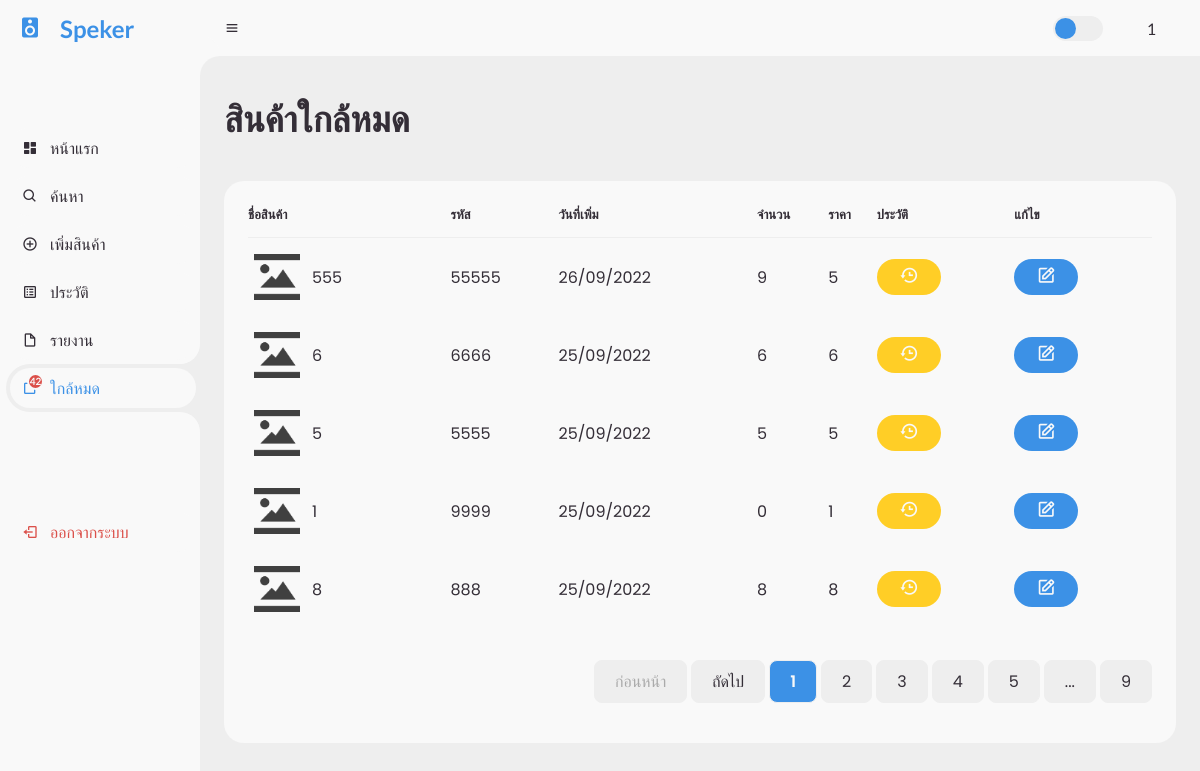
The page /stock.php (signed in) on the database its author committed.
### tables this page shows
CREATE TABLE `product` (
  `id` int(11) NOT NULL,
  `code` varchar(5) NOT NULL,
  `name` varchar(255) NOT NULL,
  `stock` int(11) NOT NULL,
  `price` decimal(10,0) NOT NULL,
  `detail` varchar(1000) NOT NULL,
  `image_path` varchar(255) NOT NULL,
  `create_date` datetime NOT NULL DEFAULT current_timestamp()
);

### function/notify.php (called while the page is built)
<?php
  include('./config/connect.php');
  $sql11 = "SELECT * FROM setting";
  $query11 = mysqli_query($connect, $sql11);
  $rows11 = mysqli_num_rows($query11);
  $notify11 = 10;
  if ($rows11 < 1){
    $sql11 = "INSERT INTO setting (notify) VALUES ($notify11)";
    $query11 = mysqli_query($connect, $sql11);
  } else {
    $data11 = mysqli_fetch_assoc($query11);
    $notify11 = $data11['notify'];
  }
  $sql11 = "SELECT COUNT(*) as total FROM product WHERE product.stock <= $notify11";
  $query11 = mysqli_query($connect, $sql11);
  $data11 = mysqli_fetch_assoc($query11);
  $stock11 = $data11['total'];
?>

### stock.php (the view, shortened to what this page needs)
<?php
  include('./config/connect.php');
  include('./function/notify.php');
  $id = $_SESSION['id'];
  if (!$id) {
    header( "location: login.php" );
    exit(0);
  } else {
    $username = $_SESSION['username'];
  }
  $perpage = 5;
  $page = 1;
  if (isset($_GET['page'])) {
    $page = $_GET['page'];
  } else {
    $page = 1;
  }
  $start = ($page - 1) * $perpage;
  $sql = "SELECT * FROM product WHERE product.stock <= $notify11 ORDER BY product.create_date DESC limit $start,$perpage";
  $query = mysqli_query($connect, $sql);
  $sql2 = "SELECT COUNT(*) as total FROM product WHERE product.stock <= $notify11";
  $query2 = mysqli_query($connect, $sql2);
  $data2 = mysqli_fetch_assoc($query2);
  $total_page = ceil($data2['total'] / $perpage);
?>
<!DOCTYPE html>
<html lang="en">
<head>
  <link href="https://unpkg.com/boxicons@2.0.9/css/boxicons.min.css" rel="stylesheet" />
  <link rel="stylesheet" href="./css/style.css" />
</head>
<body>
  <section id="sidebar">
    <a href="index.php" class="brand">
      <i class="bx bxs-speaker"></i>
      <span class="text">Speker</span>
    </a>
    <ul class="side-menu top">
      <li>
        <a href="index.php">
          <i class="bx bxs-dashboard"></i>
          <span class="text">หน้าแรก</span>
        </a>
      </li>
      <li>
        <a href="search.php">
          <i class="bx bx-search"></i>
          <span class="text">ค้นหา</span>
        </a>
      </li>
      <li>
        <a href="add.php">
          <i class="bx bx-plus-circle"></i>
          <span class="text">เพิ่มสินค้า</span>
        </a>
      </li>
      <li>
        <a href="log.php">
          <i class='bx bx-spreadsheet'></i>
          <span class="text">ประวัติ</span>
        </a>
      </li>
      <li>
        <a href="report.php">
          <i class='bx bx-file-blank'></i>
          <span class="text">รายงาน</span>
        </a>
      </li>
      <li class="active">
        <a href="stock.php" style="position: relative;">
          <span class="text">ใกล้หมด</span>
          <?php
            if ($stock11 > 0) {
              echo "<span class='notify'>$stock11</span>";
            }
          ?>
        </a>
      </li>
    </ul>
    <ul class="side-menu">
      <li>
      </li>
      <li>
        <a href="logout.php" class="logout">
          <i class="bx bx-log-out"></i>
          <span class="text">ออกจากระบบ</span>
        </a>
      </li>
    </ul>
  </section>
  <section id="content">
    <nav>
      <div class="menu">
        <i class="bx bx-menu"></i>
      </div>
      <label for="switch-mode" class="switch-mode"></label>
      <a href="profile.php" class="profile">
        <?php echo $username; ?>
      </a>
    </nav>
    <main>
      <div class="head-title">
        <div class="left">
          <h1>สินค้าใกล้หมด</h1>
        </div>
      </div>
      <div class="table-data">
        <div class="order">
          <table>
            <thead>
              <tr>
                <th>ชื่อสินค้า</th>
                <th>รหัส</th>
                <th>วันที่เพิ่ม</th>
                <th>จำนวน</th>
                <th>ราคา</th>
                <th>ประวัติ</th>
                <th>แก้ไข</th>
              </tr>
            </thead>
            <tbody>
              <?php
                while ($data = mysqli_fetch_array($query)) {
              ?>
              <tr>
                <td>
                  <?php if ($data['image_path']) {
                    echo "<img src ='$data[image_path]'/>";
                  } else {
                    echo "<img src ='./img/default/default.png' />";
                  }
                  ?>
                  <p><?php echo "$data[name]"; ?></p>
                </td>
                <td><?php echo "$data[code]"; ?></td>
                <td>
                  <?php
                    $date = date('d/m/Y', strtotime($data["create_date"]));
                    echo "$date";
                  ?>
                </td>
                <td><?php echo "$data[stock]"; ?></td>
                <td><?php echo "$data[price]"; ?></td>
                <td>
                  <?php echo "<a href='log_product.php?id=$data[id]' class='process'><i class='bx bx-history'></i></i></a>"; ?>
                </td>
                <td>
                  <?php echo "<a href='edit.php?id=$data[id]' class='completed'><i class='bx bx-edit'></i></a>"; ?>
                </td>
              </tr>
              <?php } ?>
            </tbody>
          </table>
          <div>
            <ul class="page">
              <?php
                if ($page == 1 ) {
                  echo "<a href='#' class='disabled'><li>ก่อนหน้า</li></a>";
                } else {
                  $pervious = $page - 1;
                  echo "<a href='stock.php?page=$pervious'><li>ก่อนหน้า</li></a>";
                }
                if ($page == $total_page ) {
                  echo "<a href='#' class='disabled'><li>ถัดไป</li></a>";
                } else {
                  $next = $page + 1;
                  echo "<a href='stock.php?page=$next'><li>ถัดไป</li></a>";
                }
                $page_pervious = $page - 1;
                $page_next = $page + 1;
                $page_last = $total_page - $page;
                if ($total_page < 7) {
                  for ($i = 1 ; $i <= $total_page; $i++) {
                    if ($i == $page) {
                      echo "<a href='stock.php?page=$i' class='active'><li>$i</li></a>";
                    } else {
                      echo "<a href='stock.php?page=$i'><li>$i</li></a>";
                    }
                  }
                } else {
                  $p = 1;
                  if ($page == $p) {
                    echo "<a href='stock.php?page=$p' class='active'><li>$p</li></a>";
                  } else {
                    echo "<a href='stock.php?page=$p'><li>$p</li></a>";
                  }
                  $p = 2;
                  if ($page >= 4) {
                    echo "<a href='#'><li>...</li></a>";
                  } else {
                    if ($page == $p) {
                      echo "<a href='stock.php?page=$p' class='active'><li>$p</li></a>";
                    } else {
                      echo "<a href='stock.php?page=$p'><li>$p</li></a>";
                    }
                  }
                  $p = 3;
                  if ($page >= 4 && $page_last > 2) {
                    echo "<a href='stock.php?page=$page_pervious'><li>$page_pervious</li></a>";
                  } else if ($page >= 4 && $page_last <= 2) {
                    $p = $total_page - 4;
                    echo "<a href='index.php?page=$p'><li>$p</li></a>";
                  } else {
                    if ($page == $p) {
                      echo "<a href='stock.php?page=$p' class='active'><li>$p</li></a>";
                    } else {
                      echo "<a href='stock.php?page=$p'><li>$p</li></a>";
                    }
                  }
                  $p = 4;
                  if ($page_last <= 2) {
                    $p = $total_page - 3;
                    echo "<a href='stock.php?page=$p'><li>$p</li></a>";
                  } else {
                    if ($page >= 4 && $page_last >= 3) {
                      echo "<a href='stock.php?page=$page' class='active'><li>$page</li></a>";
                    } else if ($page >= 4 && $page_last < 3) {
                      echo "<a href='stock.php?page=$page'><li>$page</li></a>";
                    } else {
                      echo "<a href='stock.php?page=$p'><li>$p</li></a>";
                    }
                  }
                  $p = 5;
                  if ($page_last <= 2) {
                    $p = $total_page - 2;
                    if ($page == $p) {
                      echo "<a href='stock.php?page=$p' class='active'><li>$p</li></a>";
                    } else {
                      echo "<a href='stock.php?page=$p'><li>$p</li></a>";
                    }
                  } else {
                    if ($page >= 4) {
                      echo "<a href='stock.php?page=$page_next'><li>$page_next</li></a>";
                    } else {
                      echo "<a href='stock.php?page=$p'><li>$p</li></a>";
                    }
                  }
                  if ($page_last > 3) {
                    echo "<a href='#'><li>...</li></a>";
                  }
                  if ($total_page == $page) {
                    echo "<a href='stock.php?page=$total_page' class='active'><li>$total_page</li></a>";
                  } else {
                    echo "<a href='stock.php?page=$total_page'><li>$total_page</li></a>";
                  }
                }
              ?>
            </ul>
          </div>
        </div>
      </div>
    </main>
  </section>
</body>
</html>

### rows shown on the page
product: name "555", code "55555", create_date "26/09/2022", stock "9", price "5"
product: name "6", code "6666", create_date "25/09/2022", stock "6", price "6"
product: name "5", code "5555", create_date "25/09/2022", stock "5", price "5"
product: name "1", code "9999", create_date "25/09/2022", stock "0", price "1"
product: name "8", code "888", create_date "25/09/2022", stock "8", price "8"

### other values the page prints
$stock11 "42"
$username "1"
$p "1"
$p "2"
$p "3"
$p "4"
$p "5"
$total_page "9"
